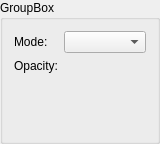
<?xml version="1.0" encoding="UTF-8"?>
<ui version="4.0">
 <class>ShowVolumeGroupBox</class>
 <widget class="QGroupBox" name="ShowVolumeGroupBox">
  <property name="geometry">
   <rect>
    <x>0</x>
    <y>0</y>
    <width>160</width>
    <height>144</height>
   </rect>
  </property>
  <property name="windowTitle">
   <string>GroupBox</string>
  </property>
  <property name="title">
   <string>GroupBox</string>
  </property>
  <layout class="QFormLayout" name="formLayout">
   <property name="fieldGrowthPolicy">
    <enum>QFormLayout::AllNonFixedFieldsGrow</enum>
   </property>
   <item row="0" column="0">
    <widget class="QLabel" name="label">
     <property name="text">
      <string>Mode:</string>
     </property>
    </widget>
   </item>
   <item row="0" column="1">
    <widget class="QComboBox" name="comboBox"/>
   </item>
   <item row="1" column="0">
    <widget class="QLabel" name="label_2">
     <property name="text">
      <string>Opacity:</string>
     </property>
    </widget>
   </item>
  </layout>
 </widget>
 <resources/>
 <connections/>
</ui>
